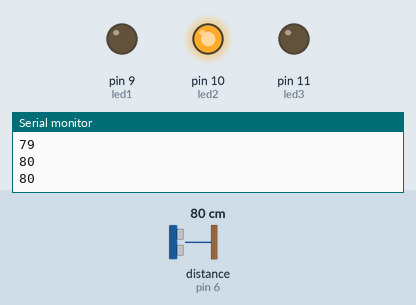
Bench run of a sketch on a simulated Arduino Uno, built with avr-gcc and run on an emulated ATmega328P. Parts: output pins drawn as LEDs (lit = HIGH), the last lines printed to the serial monitor. Wiring (inferred from the names in the program): ultrasonic range finder: trigger pin 7; echo pin 6. Inputs (shaded band) come from the test bench; at power-on: distance to the obstacle (sensor on pin 6) 80 cm. The echo pulse lasts 58.3 µs per cm; pins used as bus, display or sensor lines are not drawn.

Above: at 1.3 s.
1.4 s: distance to the obstacle (sensor on pin 6) set to 55 cm
2.9 s: distance to the obstacle (sensor on pin 6) set to 44 cm
At 3.9 s:
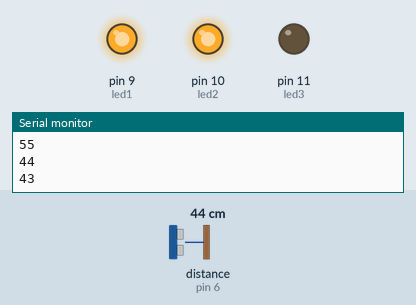
4.5 s: distance to the obstacle (sensor on pin 6) set to 2 cm
At 5.3 s:
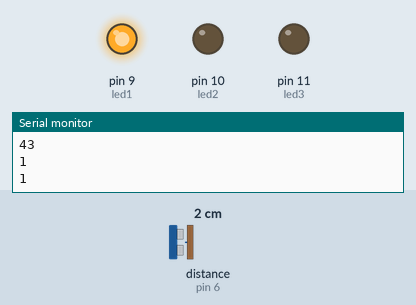
6.0 s: distance to the obstacle (sensor on pin 6) set to 250 cm
At 7.1 s:
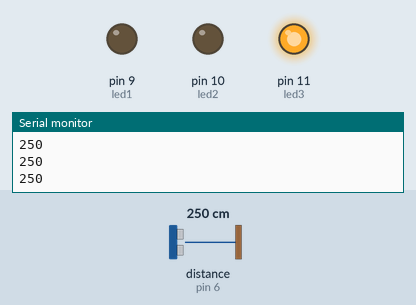
7.5 s: distance to the obstacle (sensor on pin 6) set to 126 cm
9.0 s: distance to the obstacle (sensor on pin 6) set to 118 cm
At 10.5 s:
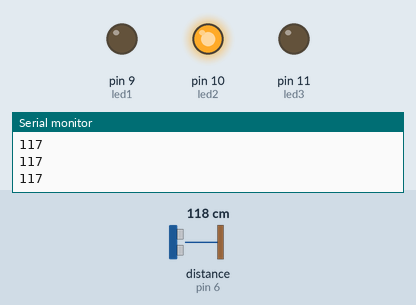
Timing chart, 0 to 11.6 s (numbered marks = the images above; inputs shaded):
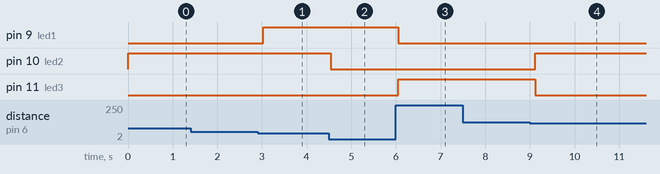

The sketch:

ultrasonic_led.ino
```cpp
/*-----------------------------------------------------
'
'     TRIG --> Pin 7
'     ECHO --> Pin 6
'     Baud Rate 9600 bps
'     Ogi sinatra
'     AT-MO PRODUCTION
'-----------------------------------------------------*/


//pin Ultrasonik
#define trigPin 7
#define echoPin 6

#define led1 9
#define led2 10
#define led3 11


void setup() {
  Serial.begin (9600);
  pinMode(trigPin, OUTPUT);
  pinMode(echoPin, INPUT);

  pinMode(led1, OUTPUT);
  pinMode(led2, OUTPUT);
  pinMode(led3, OUTPUT);

}

void setColor(int redValue, int greenValue, int blueValue){
  analogWrite(led1, redValue);
  analogWrite(led2, greenValue);
  analogWrite(led3, blueValue);
}

void loop() {
  long duration, distance;
  digitalWrite(trigPin, LOW);
  delayMicroseconds(2);
  digitalWrite(trigPin, HIGH);
  delayMicroseconds(10);
  digitalWrite(trigPin, LOW);
  duration = pulseIn(echoPin, HIGH);
  distance = (duration/2) / 29.1;

  Serial.println(distance);

  if (distance >= 123)
  {
    setColor(0, 0, 255);
  }
  else {
    setColor(0, 0, 0);
  }

  if (distance <= 122)
  {
      setColor(0, 255, 0);
  }

  if (distance < 50) {
      setColor(255, 255,0);
  }

  if (distance < 37) {
    setColor(255, 0,0);
}

  delay(500);
}
```

Measured:
- the behaviour switches between 50 and 49 cm on distance to the obstacle (sensor on pin 6) (found by bisection; images 0 and 1)
- the behaviour switches between 124 and 123 cm on distance to the obstacle (sensor on pin 6) (found by bisection; images 3 and 4)
- after the input at 2.9 s, pin 9 (led1): LOW → HIGH after 0.13 s
- after the input at 4.5 s, pin 10 (led2): HIGH → LOW at once
- after the input at 6.0 s, pin 9 (led1): HIGH → LOW after 0.06 s; pin 11 (led3): LOW → HIGH after 0.06 s
- after the input at 9.0 s, pin 10 (led2): LOW → HIGH after 0.12 s; pin 11 (led3): HIGH → LOW after 0.12 s
